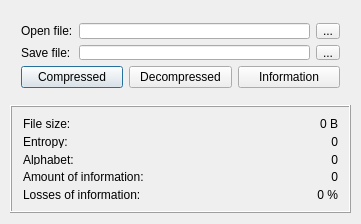
<?xml version="1.0" encoding="UTF-8"?>
<ui version="4.0">
 <class>dialog</class>
 <widget class="QDialog" name="dialog">
  <property name="geometry">
   <rect>
    <x>0</x>
    <y>0</y>
    <width>361</width>
    <height>224</height>
   </rect>
  </property>
  <property name="windowTitle">
   <string>Teleport</string>
  </property>
  <widget class="QProgressBar" name="progressBar">
   <property name="geometry">
    <rect>
     <x>10</x>
     <y>190</y>
     <width>341</width>
     <height>23</height>
    </rect>
   </property>
   <property name="maximum">
    <number>100</number>
   </property>
   <property name="value">
    <number>0</number>
   </property>
   <property name="alignment">
    <set>Qt::AlignCenter</set>
   </property>
   <property name="textVisible">
    <bool>true</bool>
   </property>
   <property name="textDirection">
    <enum>QProgressBar::TopToBottom</enum>
   </property>
   <property name="format">
    <string>%p%</string>
   </property>
  </widget>
  <widget class="QWidget" name="layoutWidget1">
   <property name="geometry">
    <rect>
     <x>20</x>
     <y>110</y>
     <width>321</width>
     <height>61</height>
    </rect>
   </property>
   <layout class="QHBoxLayout" name="horizontalLayout_4">
    <property name="sizeConstraint">
     <enum>QLayout::SetDefaultConstraint</enum>
    </property>
    <item>
     <layout class="QVBoxLayout" name="verticalLayout_2">
      <item>
       <widget class="QLabel" name="label_3">
        <property name="text">
         <string>Input file size:</string>
        </property>
       </widget>
      </item>
      <item>
       <widget class="QLabel" name="label_4">
        <property name="text">
         <string>Output file size:</string>
        </property>
       </widget>
      </item>
      <item>
       <widget class="QLabel" name="label_6">
        <property name="text">
         <string>Elapsed time:</string>
        </property>
       </widget>
      </item>
     </layout>
    </item>
    <item>
     <layout class="QVBoxLayout" name="verticalLayout_3">
      <item>
       <widget class="QLabel" name="label_7">
        <property name="layoutDirection">
         <enum>Qt::LeftToRight</enum>
        </property>
        <property name="text">
         <string>0 KB</string>
        </property>
        <property name="alignment">
         <set>Qt::AlignRight|Qt::AlignTrailing|Qt::AlignVCenter</set>
        </property>
       </widget>
      </item>
      <item>
       <widget class="QLabel" name="label_8">
        <property name="layoutDirection">
         <enum>Qt::LeftToRight</enum>
        </property>
        <property name="text">
         <string>0 KB</string>
        </property>
        <property name="alignment">
         <set>Qt::AlignRight|Qt::AlignTrailing|Qt::AlignVCenter</set>
        </property>
       </widget>
      </item>
      <item>
       <widget class="QLabel" name="label_10">
        <property name="layoutDirection">
         <enum>Qt::LeftToRight</enum>
        </property>
        <property name="text">
         <string>0 ms</string>
        </property>
        <property name="alignment">
         <set>Qt::AlignRight|Qt::AlignTrailing|Qt::AlignVCenter</set>
        </property>
       </widget>
      </item>
     </layout>
    </item>
   </layout>
  </widget>
  <widget class="QFrame" name="frame">
   <property name="enabled">
    <bool>true</bool>
   </property>
   <property name="geometry">
    <rect>
     <x>10</x>
     <y>105</y>
     <width>341</width>
     <height>108</height>
    </rect>
   </property>
   <property name="autoFillBackground">
    <bool>true</bool>
   </property>
   <property name="frameShape">
    <enum>QFrame::Box</enum>
   </property>
   <property name="frameShadow">
    <enum>QFrame::Raised</enum>
   </property>
   <layout class="QHBoxLayout" name="horizontalLayout_7">
    <item>
     <layout class="QHBoxLayout" name="horizontalLayout_6">
      <item>
       <layout class="QVBoxLayout" name="verticalLayout_6">
        <item>
         <widget class="QLabel" name="label_5">
          <property name="text">
           <string>File size:</string>
          </property>
         </widget>
        </item>
        <item>
         <widget class="QLabel" name="label_11">
          <property name="text">
           <string>Entropy:</string>
          </property>
         </widget>
        </item>
        <item>
         <widget class="QLabel" name="label_9">
          <property name="text">
           <string>Alphabet:</string>
          </property>
         </widget>
        </item>
        <item>
         <widget class="QLabel" name="label_12">
          <property name="text">
           <string>Amount of information:</string>
          </property>
         </widget>
        </item>
        <item>
         <widget class="QLabel" name="label_13">
          <property name="text">
           <string>Losses of information:</string>
          </property>
         </widget>
        </item>
       </layout>
      </item>
      <item>
       <layout class="QVBoxLayout" name="verticalLayout_8">
        <item>
         <widget class="QLabel" name="label_14">
          <property name="text">
           <string>0 B</string>
          </property>
          <property name="alignment">
           <set>Qt::AlignRight|Qt::AlignTrailing|Qt::AlignVCenter</set>
          </property>
         </widget>
        </item>
        <item>
         <widget class="QLabel" name="label_15">
          <property name="text">
           <string>0</string>
          </property>
          <property name="alignment">
           <set>Qt::AlignRight|Qt::AlignTrailing|Qt::AlignVCenter</set>
          </property>
         </widget>
        </item>
        <item>
         <widget class="QLabel" name="label_16">
          <property name="text">
           <string>0</string>
          </property>
          <property name="alignment">
           <set>Qt::AlignRight|Qt::AlignTrailing|Qt::AlignVCenter</set>
          </property>
         </widget>
        </item>
        <item>
         <widget class="QLabel" name="label_17">
          <property name="text">
           <string>0</string>
          </property>
          <property name="alignment">
           <set>Qt::AlignRight|Qt::AlignTrailing|Qt::AlignVCenter</set>
          </property>
         </widget>
        </item>
        <item>
         <widget class="QLabel" name="label_18">
          <property name="text">
           <string>0 %</string>
          </property>
          <property name="alignment">
           <set>Qt::AlignRight|Qt::AlignTrailing|Qt::AlignVCenter</set>
          </property>
         </widget>
        </item>
       </layout>
      </item>
     </layout>
    </item>
   </layout>
  </widget>
  <widget class="QWidget" name="layoutWidget">
   <property name="geometry">
    <rect>
     <x>10</x>
     <y>12</y>
     <width>341</width>
     <height>87</height>
    </rect>
   </property>
   <layout class="QVBoxLayout" name="verticalLayout_5">
    <item>
     <layout class="QHBoxLayout" name="horizontalLayout_5">
      <item>
       <layout class="QVBoxLayout" name="verticalLayout_4">
        <item>
         <widget class="QLabel" name="label">
          <property name="text">
           <string>Open file:</string>
          </property>
         </widget>
        </item>
        <item>
         <widget class="QLabel" name="label_2">
          <property name="font">
           <font>
            <weight>50</weight>
            <bold>false</bold>
           </font>
          </property>
          <property name="text">
           <string>Save file:</string>
          </property>
         </widget>
        </item>
       </layout>
      </item>
      <item>
       <layout class="QVBoxLayout" name="verticalLayout">
        <item>
         <layout class="QHBoxLayout" name="horizontalLayout">
          <item>
           <widget class="QLineEdit" name="lineEdit">
            <property name="text">
             <string/>
            </property>
            <property name="readOnly">
             <bool>true</bool>
            </property>
           </widget>
          </item>
          <item>
           <widget class="QToolButton" name="toolButton">
            <property name="text">
             <string>...</string>
            </property>
           </widget>
          </item>
         </layout>
        </item>
        <item>
         <layout class="QHBoxLayout" name="horizontalLayout_2">
          <item>
           <widget class="QLineEdit" name="lineEdit_2">
            <property name="readOnly">
             <bool>true</bool>
            </property>
           </widget>
          </item>
          <item>
           <widget class="QToolButton" name="toolButton_2">
            <property name="text">
             <string>...</string>
            </property>
           </widget>
          </item>
         </layout>
        </item>
       </layout>
      </item>
     </layout>
    </item>
    <item>
     <layout class="QHBoxLayout" name="horizontalLayout_3">
      <item>
       <widget class="QPushButton" name="pushButton">
        <property name="text">
         <string>Compressed</string>
        </property>
       </widget>
      </item>
      <item>
       <widget class="QPushButton" name="pushButton_2">
        <property name="text">
         <string>Decompressed</string>
        </property>
       </widget>
      </item>
      <item>
       <widget class="QPushButton" name="pushButton_3">
        <property name="font">
         <font>
          <weight>50</weight>
          <bold>false</bold>
         </font>
        </property>
        <property name="text">
         <string>Information</string>
        </property>
        <property name="checkable">
         <bool>true</bool>
        </property>
       </widget>
      </item>
     </layout>
    </item>
   </layout>
  </widget>
  <widget class="QLabel" name="label_19">
   <property name="geometry">
    <rect>
     <x>10</x>
     <y>190</y>
     <width>341</width>
     <height>20</height>
    </rect>
   </property>
   <property name="text">
    <string/>
   </property>
   <property name="alignment">
    <set>Qt::AlignCenter</set>
   </property>
  </widget>
  <zorder>label_19</zorder>
  <zorder>progressBar</zorder>
  <zorder>layoutWidget</zorder>
  <zorder>layoutWidget</zorder>
  <zorder>frame</zorder>
 </widget>
 <layoutdefault spacing="6" margin="11"/>
 <resources/>
 <connections/>
</ui>
